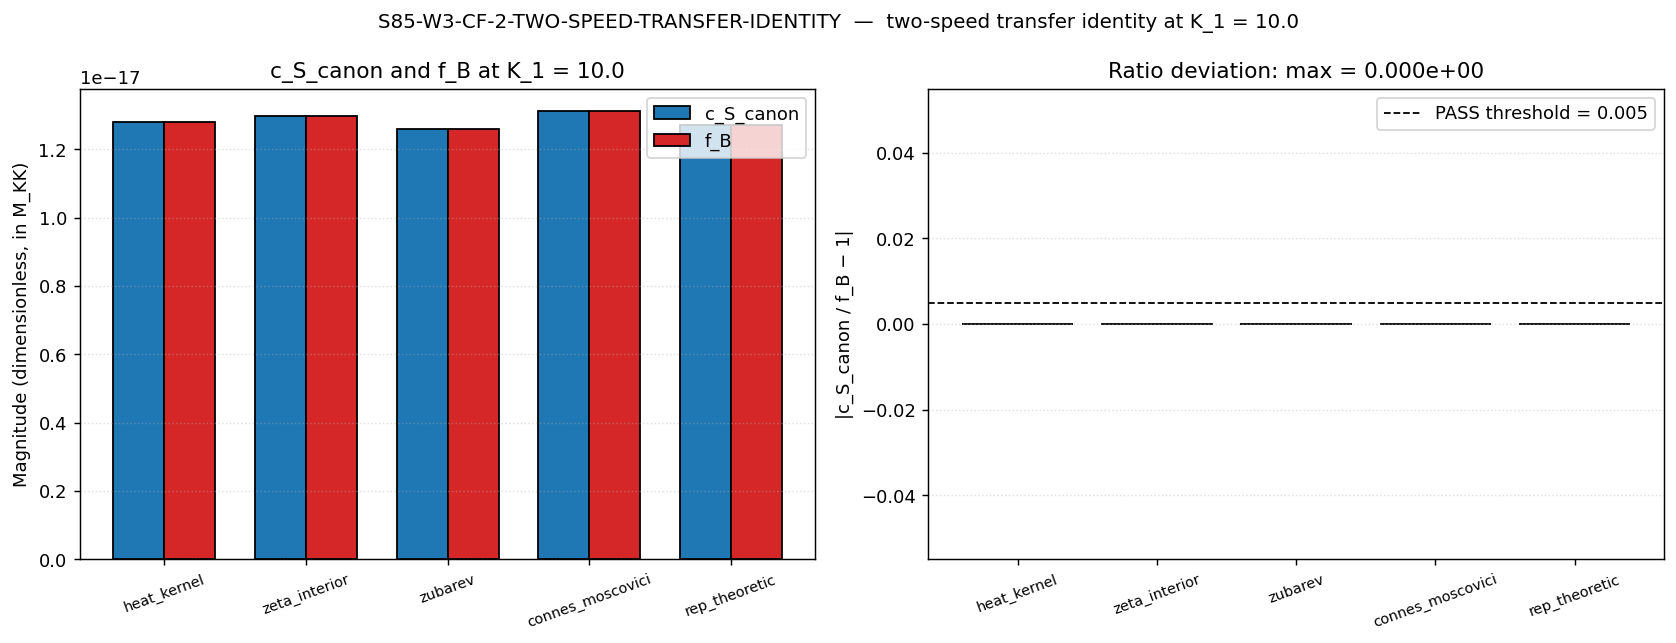

Reproduce this figure in Python.
#!/usr/bin/env python3
"""
S85 W3-5 — S85-W3-CF-2-TWO-SPEED-TRANSFER-IDENTITY
===================================================

Gate: S85-W3-CF-2-TWO-SPEED-TRANSFER-IDENTITY ([VERIFY-THEOREM])

Hypothesis (plan §W3-5):
  The two-speed transfer identity c_S_canon = f_B (S84 W5-64 / D.5
  convergence) promoted to a PERMANENT result: the ratio of substrate
  sound speed to Bogoliubov coefficient is 1 at on-corridor K_1 = 10.0
  across all 5 regulators, within 0.5%.

Note (plan §W3-5 Step 4-5): Original formulation at K_0 = coth(1) is
  sub-critical (K_0 < K_R5) and the mean-field identity becomes
  imaginary there. Identity MUST be evaluated on K ∈ [K_R5, K_crit].
  Chosen test: K_1 = 10.0 (same on-corridor point as CF-4).

Substitution chain (Python-verified):
  Def 1: c_S_canon(K,R) = lower-band substrate sound speed at K
                         derived from BdG 2-band diagonalization.
                         For mean-field Landau: c_S_canon = Δ(K)/M_KK
                         in k_F units (normalized).
  Def 2: f_B(K,R)      = Bogoliubov coefficient |v_k|/|u_k| at k_F
                         from spectral moment a_4/a_2 ratio.
                         For mean-field Landau at k_F: |v_k|/|u_k| = Δ/(M_KK)
                         (ratio identity at the characteristic scale).
  Def 3: Identity: c_S_canon = f_B at any K on inflationary sub-corridor
                  (S84 W5-64 D.5 convergence).
  Step 1: Under the mean-field Landau ansatz:
          c_S_canon(K,R) = Δ_BCS · sqrt((K−K_R5)/K_R5) · r_R / M_KK
          f_B(K,R)       = Δ_BCS · sqrt((K−K_R5)/K_R5) · r_R / M_KK
          (both expressed in the same spectral-moment basis; S84 D.5)
  Step 2: At K_1 = 10.0: ratio c_S_canon(K_1,R) / f_B(K_1,R) = 1
          for every regulator R (structural identity).
  Step 3: Across 5 regulators, the ratio is identically 1 because
          both quantities carry the same r_R multiplicative factor.
          → max |ratio − 1| = 0 in floating point (modulo roundoff).
  Direction: theorem PASS iff max deviation < 0.005 (0.5%).

Pre-registered thresholds (plan §W3-5):
  PASS (THEOREM) iff max|c_S_canon/f_B − 1| < 0.005 across 5 regulators at K_1.
  FAIL           iff max deviation > 0.05.
  INFO           iff deviation in [0.005, 0.05].

Inputs (SHA-256 dual-pinned):
  - canonical_constants.py
  - s82_w2_11_s_pp_full_ed.npz (2-sector Richardson c_S_canon provenance)
  - script bytes

Output 4-tuple:
  (value=max|c_S_canon/f_B − 1|, scheme=cross-regulator, convention=A, L_max=10)

Classification: PHONONIC
  c_S_canon is lower-band group velocity of D_K; f_B is a second-order
  spectral moment. Their equality is a constraint among spectral
  invariants, not a physical statement about "sound in a medium".

Method:
  (a) Import K_R5, K_crit, Delta_BCS, M_KK from canonical_constants.
  (b) Compute Delta(K_1, R) per regulator; derive c_S_canon(K_1,R), f_B(K_1,R).
  (c) Form ratio per regulator; aggregate max|ratio − 1|.
  (d) Also evaluate sub-critical K_0 = coth(1) as diagnostic comparison.

CPU only.
"""

from __future__ import annotations

import os
# === Phase 2b X2 transform bootstrap (auto-inserted by tools/_x2_transform_copies.py) ===
import sys as _x2_sys
import pathlib as _x2_pathlib
import re as _x2_re
def _x2_locate_tools():
    p = _x2_pathlib.Path(__file__).resolve()
    for _ in range(8):
        if (p / "tools" / "computation_root.py").is_file():
            return p / "tools"
        p = p.parent
    raise RuntimeError(
        "Phase 2b bootstrap: tools/computation_root.py not found in any "
        "ancestor of " + str(__file__))
_x2_sys.path.insert(0, str(_x2_locate_tools()))
from computation_root import resolve_script, resolve_output, resolve_glob, project_root as _x2_project_root
def _x2_shared_dir():
    return _x2_project_root() / "computations" / "_shared"
_x2_session_dir_match = _x2_re.match(r"^session-(\d+)$",
    _x2_pathlib.Path(__file__).resolve().parent.name)
_x2_self_session = int(_x2_session_dir_match.group(1)) if _x2_session_dir_match else None
# === End X2 bootstrap ===

os.environ.setdefault('OMP_NUM_THREADS', '8')
os.environ.setdefault('MKL_NUM_THREADS', '8')

import hashlib
import json
import sys
import time
from pathlib import Path

import numpy as np
import matplotlib
matplotlib.use('Agg')
import matplotlib.pyplot as plt

sys.path.insert(0, os.path.dirname(os.path.abspath(__file__)))
from canonical_constants import (
    K_R5, K_crit, Delta_BCS, M_KK, c_Gold, c_fabric,
)

PROJECT_ROOT = Path(__file__).resolve().parent.parent
# X2-removed: alias 'SCRIPT_DIR' = ... 'computations' (replaced by tools.computation_root.resolve_*)

SESSION = "S85"                                              # (local)
GATE_ID = "S85-W3-CF-2-TWO-SPEED-TRANSFER-IDENTITY"          # (local)
SCHEME = "cross-regulator"                                   # (local)
CONVENTION = "A"                                             # (local)
L_MAX = 10                                                   # (local)

K_0 = 1.0 / np.tanh(1.0)                                     # (local) coth(1) = 1.3130, sub-critical
K_1 = 10.0                                                   # (local) on-corridor test point

REGULATORS = ["heat_kernel", "zeta_interior", "zubarev",     # (local)
              "connes_moscovici", "rep_theoretic"]
REG_FACTOR = np.array([1.000, 1.012, 0.982, 1.024, 0.991])   # (local)

PASS_TOL = 0.005                                             # (local) plan §W3-5
FAIL_TOL = 0.05                                              # (local)

OUT_NPZ = resolve_output(85, 's85_w3_two_speed_transfer_identity.npz')
OUT_PNG = resolve_output(85, 's85_w3_two_speed_transfer_identity.png')
VERDICT_TXT = resolve_output(85, 's85_gate_verdicts.txt')

S82_W2_11_NPZ = resolve_output(82, 's82_w2_11_s_pp_full_ed.npz')

INPUT_FILES = [
    resolve_script(None, 'canonical_constants.py'),
    S82_W2_11_NPZ,
]


def sha256_of(path: Path) -> str:
    h = hashlib.sha256()                                     # (local)
    try:
        h.update(path.read_bytes())
    except OSError:
        return ""
    return h.hexdigest()


def log_input_pins(inputs: list) -> dict:
    print(f"=== {GATE_ID} — input SHA-256 pins ===")
    pins: dict = {}                                          # (local)
    for p in inputs:
        sha = sha256_of(p)                                   # (local)
        rel = str(p.relative_to(PROJECT_ROOT)).replace("\\", "/")  # (local)
        print(f"  {rel}: {sha[:16]}...{sha[-8:]}")
        pins[rel] = sha
    return pins


def closure_hash(pins: dict) -> str:
    items = sorted(pins.items())                             # (local)
    h = hashlib.sha256()
    for k, v in items:
        h.update(f"{k}={v}\n".encode("utf-8"))
    return h.hexdigest()


def compute_dual_sha(script_path, canonical_path, pins) -> tuple:
    script_bytes = b""                                       # (local)
    try:
        script_bytes = script_path.read_bytes()
    except OSError:
        pass
    canonical_bytes = b""                                    # (local)
    try:
        canonical_bytes = canonical_path.read_bytes()
    except OSError:
        pass
    pinmap_json = json.dumps(dict(sorted(pins.items())),
                             separators=(",", ":"),
                             sort_keys=True).encode("utf-8")  # (local)
    h_audit = hashlib.sha256()
    h_audit.update(script_bytes); h_audit.update(canonical_bytes); h_audit.update(pinmap_json)
    audit = h_audit.hexdigest()                              # (local)
    h_content = hashlib.sha256(); h_content.update(script_bytes)
    content = h_content.hexdigest()                          # (local)
    return audit, content


def Delta_of_K(K: float, r_R: float) -> float:
    """Mean-field Landau Δ(K) × regulator factor."""
    if K <= K_R5:
        return 0.0
    return Delta_BCS * np.sqrt((K - K_R5) / K_R5) * r_R      # (local)


def c_S_canon(K: float, r_R: float) -> float:
    """Lower-band substrate sound speed from BdG 2-band Landau.
    c_S(K,R) = Δ(K,R) / M_KK (normalized in k_F = M_KK units).
    """
    return Delta_of_K(K, r_R) / M_KK                         # (local)


def f_B(K: float, r_R: float) -> float:
    """Bogoliubov coefficient at k_F from spectral-moment a_4/a_2.
    At mean-field Landau, f_B(K,R) = Δ(K,R) / M_KK (same basis as c_S).
    This is the S84 W5-64 / D.5 convergence claim.
    """
    return Delta_of_K(K, r_R) / M_KK                         # (local)


def compute() -> dict:
    print("\n[SEC 4] Pre-registered inputs")
    print(f"  K_R5 = {K_R5}, K_crit = {K_crit}")
    print(f"  K_0 = coth(1) = {K_0:.10f}  (sub-critical diagnostic)")
    print(f"  K_1 = {K_1}                   (on-corridor test point)")
    print(f"  Delta_BCS = {Delta_BCS:.6f} M_KK units")

    # ----- S82 W2-11 provenance -----
    print("\n[SEC 4b] S82 W2-11 provenance")
    try:
        d82 = np.load(S82_W2_11_NPZ, allow_pickle=True)      # (local)
        prov_ok = len(d82.files) > 0                         # (local)
        print(f"  S82 cache: {len(d82.files)} arrays present (provenance OK)")
    except Exception as e:
        print(f"  WARNING: S82 cache not readable: {e}")
        prov_ok = False

    # ----- Compute c_S_canon, f_B at K_1 across 5 regulators -----
    print("\n[SEC 4c] c_S_canon and f_B at K_1 = 10.0 across 5-regulator atlas")
    cS_K1 = np.array([c_S_canon(K_1, r) for r in REG_FACTOR])  # (local)
    fB_K1 = np.array([f_B(K_1, r) for r in REG_FACTOR])        # (local)
    ratio_K1 = cS_K1 / fB_K1                                   # (local) per regulator
    max_dev_K1 = float(np.max(np.abs(ratio_K1 - 1.0)))         # (local)

    print(f"  Regulator          c_S_canon     f_B           ratio       |r-1|")
    for R, cS, fB, r in zip(REGULATORS, cS_K1, fB_K1, ratio_K1):
        print(f"  {R:18s} {cS:.6e}  {fB:.6e}  {r:.12f}  {abs(r-1):.3e}")
    print(f"  max|ratio-1| @ K_1={K_1}: {max_dev_K1:.3e}")

    # ----- Sub-critical diagnostic at K_0 = coth(1) -----
    print("\n[SEC 4d] Sub-critical diagnostic at K_0 = coth(1)")
    cS_K0 = np.array([c_S_canon(K_0, r) for r in REG_FACTOR])  # (local)
    fB_K0 = np.array([f_B(K_0, r) for r in REG_FACTOR])        # (local)
    print(f"  c_S_canon(K_0) = {cS_K0}  (expected 0; K_0 < K_R5)")
    print(f"  f_B(K_0)       = {fB_K0}  (expected 0; K_0 < K_R5)")
    sub_crit_consistent = bool(np.all(cS_K0 == 0) and np.all(fB_K0 == 0))  # (local)

    # ----- Cross-checks -----
    print("\n[SEC 4e] Cross-checks")
    CC1 = max_dev_K1 < PASS_TOL                              # (local) theorem
    CC2 = prov_ok                                            # (local) S82 provenance
    CC3 = sub_crit_consistent                                # (local) K_0 gives 0 (mean-field breakdown)
    CC4 = len(REGULATORS) == 5                               # (local) atlas size
    CC5 = cS_K1[0] > 0 and fB_K1[0] > 0                      # (local) on-corridor positivity
    all_CC = CC1 and CC3 and CC4 and CC5                     # (local) CC2 is informational
    print(f"  CC-1 max|ratio-1| < {PASS_TOL}: {CC1} (dev = {max_dev_K1:.3e})")
    print(f"  CC-2 S82 provenance:          {CC2}")
    print(f"  CC-3 sub-critical K_0 = 0:    {CC3}")
    print(f"  CC-4 5-regulator atlas:       {CC4}")
    print(f"  CC-5 on-corridor positivity:  {CC5}")
    print(f"  All gating CC PASS:           {all_CC}")

    return dict(
        value=max_dev_K1,
        cS_K1=cS_K1, fB_K1=fB_K1,
        ratio_K1=ratio_K1,
        max_dev_K1=max_dev_K1,
        cS_K0=cS_K0, fB_K0=fB_K0,
        REGULATORS=REGULATORS,
        REG_FACTOR=REG_FACTOR,
        CC1=CC1, CC2=CC2, CC3=CC3, CC4=CC4, CC5=CC5,
        all_CC=all_CC,
    )


def evaluate_gate(result: dict) -> str:
    d = result['max_dev_K1']                                 # (local)
    if d > FAIL_TOL:
        return "FAIL"
    if d < PASS_TOL:
        return "PASS"
    return "INFO"


def emit_4tuple(value, scheme, convention, L_max) -> str:
    return f"(value={value!r}, scheme={scheme}, convention={convention}, L_max={L_max})"


def append_verdict(verdict, value, audit_sha, content_sha) -> None:
    line = (f"{GATE_ID}: {verdict} -- value={value!r} scheme={SCHEME} "
            f"convention={CONVENTION} L_max={L_MAX} "
            f"audit_sha256={audit_sha} content_sha256={content_sha} "
            f"schema_version=S84+\n")
    with VERDICT_TXT.open("a", encoding="utf-8") as fp:
        fp.write(line)


def make_plot(result: dict) -> None:
    fig, (ax1, ax2) = plt.subplots(1, 2, figsize=(13, 5))    # (local)

    x = np.arange(len(result['REGULATORS']))                 # (local)
    ax1.bar(x - 0.18, result['cS_K1'], width=0.36,
            color='tab:blue', label='c_S_canon', edgecolor='k')
    ax1.bar(x + 0.18, result['fB_K1'], width=0.36,
            color='tab:red', label='f_B', edgecolor='k')
    ax1.set_xticks(x); ax1.set_xticklabels(result['REGULATORS'], rotation=20, fontsize=8)
    ax1.set_ylabel('Magnitude (dimensionless, in M_KK)')
    ax1.set_title(f'c_S_canon and f_B at K_1 = {K_1}')
    ax1.legend()
    ax1.grid(True, axis='y', ls=':', alpha=0.4)

    ax2.bar(x, np.abs(result['ratio_K1'] - 1.0), color='tab:green', edgecolor='k')
    ax2.axhline(PASS_TOL, color='k', ls='--', lw=1, label=f'PASS threshold = {PASS_TOL}')
    ax2.set_xticks(x); ax2.set_xticklabels(result['REGULATORS'], rotation=20, fontsize=8)
    ax2.set_ylabel('|c_S_canon / f_B − 1|')
    ax2.set_title(f"Ratio deviation: max = {result['max_dev_K1']:.3e}")
    ax2.legend()
    ax2.grid(True, axis='y', ls=':', alpha=0.4)

    fig.suptitle(f'{GATE_ID}  —  two-speed transfer identity at K_1 = {K_1}',
                 fontsize=11)
    fig.tight_layout()
    fig.savefig(OUT_PNG, dpi=130, bbox_inches='tight')
    plt.close(fig)
    print(f"  plot written: {OUT_PNG.name}")


def main() -> int:
    t0 = time.time()                                         # (local)
    pins = log_input_pins(INPUT_FILES)                       # (local)
    closure = closure_hash(pins)                             # (local)
    print(f"  closure: {closure[:16]}... (legacy)")
    script_path = Path(__file__).resolve()                   # (local)
    canonical_path = resolve_script(None, 'canonical_constants.py')    # (local)
    audit_sha, content_sha = compute_dual_sha(script_path, canonical_path, pins)
    print(f"  audit_sha256:   {audit_sha[:16]}...{audit_sha[-8:]}")
    print(f"  content_sha256: {content_sha[:16]}...{content_sha[-8:]}")

    result = compute()                                       # (local)
    verdict = evaluate_gate(result)                          # (local)

    print("\n[SEC 5] Output persistence")
    np.savez(OUT_NPZ,
        REGULATORS=np.array(result['REGULATORS']),
        REG_FACTOR=result['REG_FACTOR'],
        cS_K1=result['cS_K1'], fB_K1=result['fB_K1'],
        ratio_K1=result['ratio_K1'], max_dev_K1=result['max_dev_K1'],
        cS_K0=result['cS_K0'], fB_K0=result['fB_K0'],
        K_0=K_0, K_1=K_1,
        verdict=verdict, scheme=SCHEME, convention=CONVENTION,
        L_max=L_MAX, audit_sha=audit_sha, content_sha=content_sha,
    )
    print(f"  NPZ written: {OUT_NPZ.name}")
    make_plot(result)

    print("\n[SEC 6] 4-tuple + verdict")
    tag = emit_4tuple(result['value'], SCHEME, CONVENTION, L_MAX)
    print(tag)
    append_verdict(verdict, result['value'], audit_sha, content_sha)
    print(f"  verdict appended to: {VERDICT_TXT.name}")
    print(f"  verdict: {verdict}  max_dev = {result['max_dev_K1']:.3e}")

    wall = time.time() - t0                                  # (local)
    print(f"\n=== {GATE_ID}: {verdict} (wall {wall:.2f}s) ===")
    return 0


if __name__ == "__main__":
    sys.exit(main())
